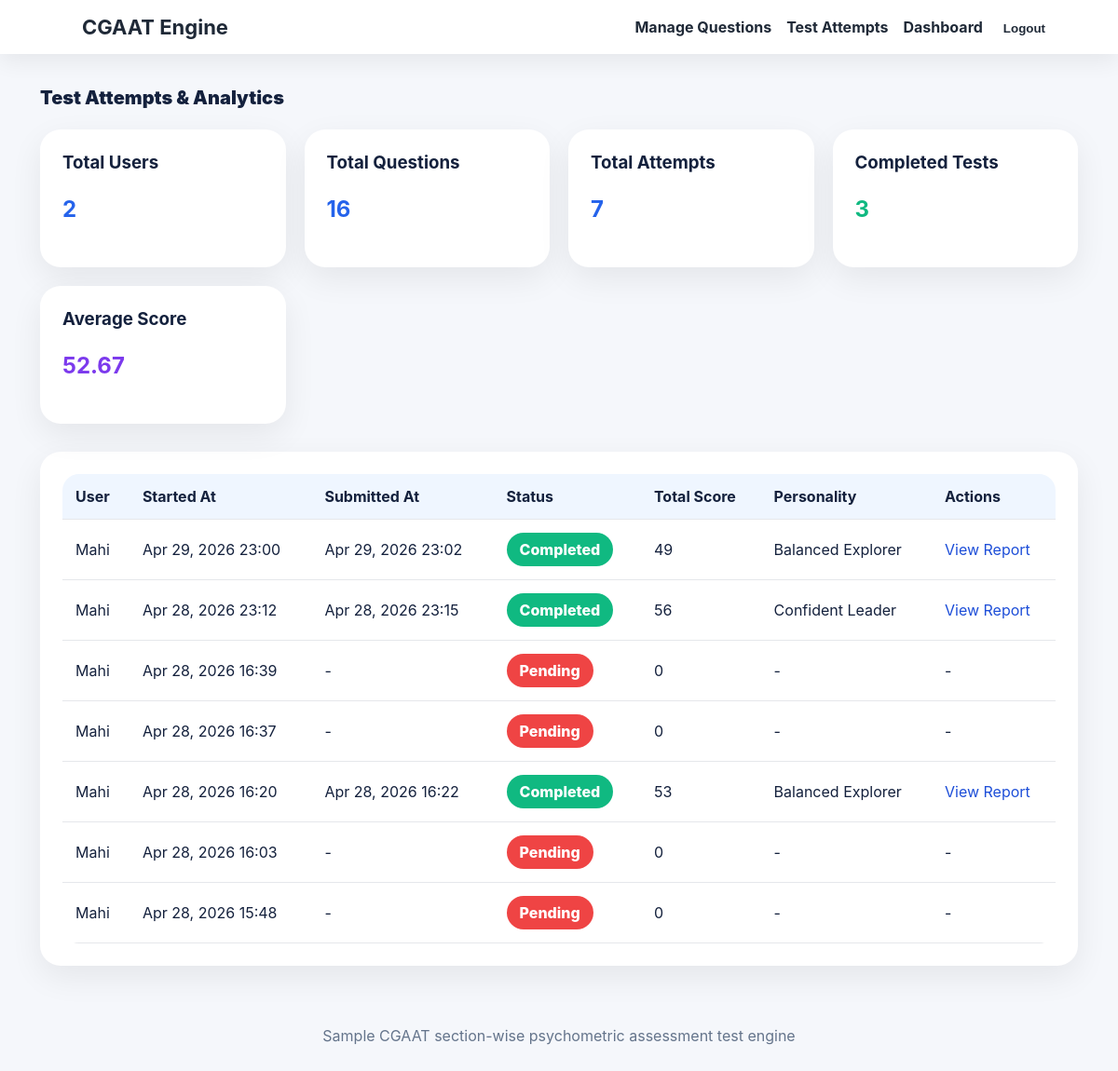
The app's page /manage/attempts/ (signed in) with its own data.
### assessment/models.py (models this page shows, shortened)
class TestAttempt(models.Model):
    user = models.ForeignKey(User, on_delete=models.CASCADE)
    started_at = models.DateTimeField(auto_now_add=True)
    submitted_at = models.DateTimeField(null=True, blank=True)
    total_score = models.IntegerField(default=0)
    analytical_score = models.IntegerField(default=0)
    leadership_score = models.IntegerField(default=0)
    communication_score = models.IntegerField(default=0)
    personality_type = models.CharField(max_length=100, blank=True)
    career_matches = models.CharField(max_length=255, blank=True)
    strengths = models.TextField(blank=True)
    weaknesses = models.TextField(blank=True)
    completed = models.BooleanField(default=False)

### assessment/views.py (the view)
# urls.py: path('manage/attempts/', views.test_attempt_list, name='test_attempt_list'),
@staff_member_required(login_url='login')
def test_attempt_list(request):
    attempts = TestAttempt.objects.select_related('user').order_by('-started_at')
    total_users = User.objects.count()
    total_questions = Question.objects.count()
    total_attempts = attempts.count()
    completed_tests = attempts.filter(completed=True).count()
    from django.db.models import Avg
    avg_score = attempts.filter(completed=True).aggregate(Avg('total_score'))['total_score__avg'] or 0
    context = {
        'attempts': attempts,
        'total_users': total_users,
        'total_questions': total_questions,
        'total_attempts': total_attempts,
        'completed_tests': completed_tests,
        'avg_score': round(avg_score, 2)
    }
    return render(request, 'assessment/test_attempt_list.html', context)

### templates/assessment/test_attempt_list.html
{% extends 'assessment/base.html' %}
{% block content %}
<div class="topline" style="margin-bottom: 20px;">
    <span>Test Attempts & Analytics</span>
</div>
<div class="grid" style="margin-bottom: 30px;">
    <div class="card">
        <h3>Total Users</h3>
        <p style="font-size: 24px; font-weight: bold; color: #2563eb;">{{ total_users }}</p>
    </div>
    <div class="card">
        <h3>Total Questions</h3>
        <p style="font-size: 24px; font-weight: bold; color: #2563eb;">{{ total_questions }}</p>
    </div>
    <div class="card">
        <h3>Total Attempts</h3>
        <p style="font-size: 24px; font-weight: bold; color: #2563eb;">{{ total_attempts }}</p>
    </div>
    <div class="card">
        <h3>Completed Tests</h3>
        <p style="font-size: 24px; font-weight: bold; color: #10b981;">{{ completed_tests }}</p>
    </div>
    <div class="card">
        <h3>Average Score</h3>
        <p style="font-size: 24px; font-weight: bold; color: #7c3aed;">{{ avg_score }}</p>
    </div>
</div>
<div class="card">
    <div style="overflow-x: auto;">
        <table>
            <thead>
                <tr>
                    <th>User</th>
                    <th>Started At</th>
                    <th>Submitted At</th>
                    <th>Status</th>
                    <th>Total Score</th>
                    <th>Personality</th>
                    <th>Actions</th>
                </tr>
            </thead>
            <tbody>
                {% for attempt in attempts %}
                <tr>
                    <td>{{ attempt.user.username }}</td>
                    <td>{{ attempt.started_at|date:"M d, Y H:i" }}</td>
                    <td>
                        {% if attempt.submitted_at %}
                            {{ attempt.submitted_at|date:"M d, Y H:i" }}
                        {% else %}
                            -
                        {% endif %}
                    </td>
                    <td>
                        {% if attempt.completed %}
                            <span class="badge" style="background-color: #10b981; color: white;">Completed</span>
                        {% else %}
                            <span class="badge" style="background-color: #ef4444; color: white;">Pending</span>
                        {% endif %}
                    </td>
                    <td>{{ attempt.total_score }}</td>
                    <td>{{ attempt.personality_type|default:"-" }}</td>
                    <td>
                        {% if attempt.completed %}
                            <a href="{% url 'report' attempt.id %}">View Report</a>
                        {% else %}
                            -
                        {% endif %}
                    </td>
                </tr>
                {% empty %}
                <tr>
                    <td colspan="5" style="text-align: center; padding: 20px;">No test attempts found.</td>
                </tr>
                {% endfor %}
            </tbody>
        </table>
    </div>
</div>
{% endblock %}

### static/css/style.css (style rules this page uses)
* { box-sizing:border-box }
body { margin:0;font-family:Inter,Arial,sans-serif;background:#f5f7fb;color:#14213d }
a { text-decoration:none;color:#1d4ed8 }
.badge { display:inline-block;background:#e0f2fe;color:#0369a1;padding:8px 14px;border-radius:999px;font-weight:800 }
.grid { display:grid;grid-template-columns:repeat(auto-fit,minmax(230px,1fr));gap:20px;margin:22px 0 }
.card,.auth,.test-card,.report,.table { background:white;border-radius:22px;padding:24px;box-shadow:0 12px 35px #00000012 }
.card h3 { margin-top:0 }
.topline { display:flex;justify-content:space-between;font-size:20px;font-weight:900 }
table { width:100%;border-collapse:collapse;background:white;border-radius:18px;overflow:hidden }
th,td { padding:14px;border-bottom:1px solid #e5e7eb;text-align:left }
th { background:#eff6ff }

### records on screen
TestAttempt: user.username "Mahi", started_at "Apr 29, 2026 23:00", submitted_at "Apr 29, 2026 23:02", completed "Completed", total_score "49", personality_type "Balanced Explorer"
TestAttempt: user.username "Mahi", started_at "Apr 28, 2026 23:12", submitted_at "Apr 28, 2026 23:15", completed "Completed", total_score "56", personality_type "Confident Leader"
TestAttempt: user.username "Mahi", started_at "Apr 28, 2026 16:39", completed "Pending", total_score "0", personality_type "-"
TestAttempt: user.username "Mahi", started_at "Apr 28, 2026 16:37", completed "Pending", total_score "0", personality_type "-"
TestAttempt: user.username "Mahi", started_at "Apr 28, 2026 16:20", submitted_at "Apr 28, 2026 16:22", completed "Completed", total_score "53", personality_type "Balanced Explorer"
TestAttempt: user.username "Mahi", started_at "Apr 28, 2026 16:03", completed "Pending", total_score "0", personality_type "-"
TestAttempt: user.username "Mahi", started_at "Apr 28, 2026 15:48", completed "Pending", total_score "0", personality_type "-"

### other values on screen
{{ total_users }} "2"
{{ total_questions }} "16"
{{ total_attempts }} "7"
{{ completed_tests }} "3"
{{ avg_score }} "52.67"
